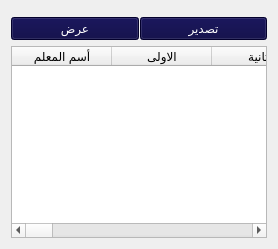
                         <widget class="QWidget" name="tab_239">
                          <attribute name="title">
                           <string>عرض جدول الحصص</string>
                          </attribute>
                          <layout class="QGridLayout" name="gridLayout_15">
                           <item row="0" column="0">
                            <layout class="QVBoxLayout" name="verticalLayout_18">
                             <item>
                              <layout class="QHBoxLayout" name="horizontalLayout_13">
                               <property name="spacing">
                                <number>1</number>
                               </property>
                               <property name="leftMargin">
                                <number>0</number>
                               </property>
                               <property name="topMargin">
                                <number>6</number>
                               </property>
                               <property name="rightMargin">
                                <number>0</number>
                               </property>
                               <property name="bottomMargin">
                                <number>0</number>
                               </property>
                               <item>
                                <widget class="QPushButton" name="btnShowScheduleTeachers">
                                 <property name="maximumSize">
                                  <size>
                                   <width>130</width>
                                   <height>50</height>
                                  </size>
                                 </property>
                                 <property name="layoutDirection">
                                  <enum>Qt::LeftToRight</enum>
                                 </property>
                                 <property name="styleSheet">
                                  <string notr="true">background-color:rgb(4, 0, 62);
color:rgb(255, 255, 255);
font: 15pt &quot;PT Bold Heading&quot;;</string>
                                 </property>
                                 <property name="text">
                                  <string>عرض</string>
                                 </property>
                                 <property name="icon">
                                  <iconset>
                                   <normaloff>icons/بحث.svg</normaloff>icons/بحث.svg</iconset>
                                 </property>
                                 <property name="iconSize">
                                  <size>
                                   <width>30</width>
                                   <height>30</height>
                                  </size>
                                 </property>
                                </widget>
                               </item>
                               <item>
                                <widget class="QPushButton" name="btnReportAddNewTeacherSchedule">
                                 <property name="styleSheet">
                                  <string notr="true">background-color:rgb(4, 0, 62);
color:rgb(255, 255, 255);
font: 15pt &quot;PT Bold Heading&quot;;</string>
                                 </property>
                                 <property name="text">
                                  <string>تصدير</string>
                                 </property>
                                </widget>
                               </item>
                              </layout>
                             </item>
                             <item>
                              <layout class="QHBoxLayout" name="horizontalLayout_14">
                               <item>
                                <widget class="QTableWidget" name="tblShowScheduleTeachers">
                                 <property name="maximumSize">
                                  <size>
                                   <width>980</width>
                                   <height>250</height>
                                  </size>
                                 </property>
                                 <property name="styleSheet">
                                  <string notr="true">QTableWidget {
    background-color: #FFFFFF;
    alternate-background-color:rgb(0, 0, 0);
    font: 9pt &quot;PT Bold Heading&quot;;
    font-weight: bold;
 color:rgb(0, 0, 0)
}

 background-color: qlineargradient(spread:pad, x1:0.964478, y1:0.193, x2:1, y2:0, stop:0 rgba(191, 194, 181, 255), stop:1 rgba(255, 255, 255, 255));
color:rgb(0, 0, 0);</string>
                                 </property>
                                 <column>
                                  <property name="text">
                                   <string>أسم المعلم</string>
                                  </property>
                                 </column>
                                 <column>
                                  <property name="text">
                                   <string>الاولى</string>
                                  </property>
                                 </column>
                                 <column>
                                  <property name="text">
                                   <string>الثانية</string>
                                  </property>
                                 </column>
                                 <column>
                                  <property name="text">
                                   <string>الثانية</string>
                                  </property>
                                 </column>
                                 <column>
                                  <property name="text">
                                   <string>الرابعة</string>
                                  </property>
                                 </column>
                                 <column>
                                  <property name="text">
                                   <string>الخامسة</string>
                                  </property>
                                 </column>
                                 <column>
                                  <property name="text">
                                   <string>السادسة</string>
                                  </property>
                                 </column>
                                 <column>
                                  <property name="text">
                                   <string>السابعة</string>
                                  </property>
                                 </column>
                                 <column>
                                  <property name="text">
                                   <string>الاولى</string>
                                  </property>
                                 </column>
                                 <column>
                                  <property name="text">
                                   <string>الثانية</string>
                                  </property>
                                 </column>
                                 <column>
                                  <property name="text">
                                   <string>الثالثة</string>
                                  </property>
                                 </column>
                                 <column>
                                  <property name="text">
                                   <string>الرابعة</string>
                                  </property>
                                 </column>
                                 <column>
                                  <property name="text">
                                   <string>الخامسة</string>
                                  </property>
                                 </column>
                                 <column>
                                  <property name="text">
                                   <string>السادسة</string>
                                  </property>
                                 </column>
                                 <column>
                                  <property name="text">
                                   <string>السابعة</string>
                                  </property>
                                 </column>
                                 <column>
                                  <property name="text">
                                   <string>الاولى</string>
                                  </property>
                                 </column>
                                 <column>
                                  <property name="text">
                                   <string>الثانية</string>
                                  </property>
                                 </column>
                                 <column>
                                  <property name="text">
                                   <string>الثالثة</string>
                                  </property>
                                 </column>
                                 <column>
                                  <property name="text">
                                   <string>الرابعة</string>
                                  </property>
                                 </column>
                                 <column>
                                  <property name="text">
                                   <string>الخامسة</string>
                                  </property>
                                 </column>
                                 <column>
                                  <property name="text">
                                   <string>السادسة</string>
                                  </property>
                                 </column>
                                 <column>
                                  <property name="text">
                                   <string>السابعة</string>
                                  </property>
                                 </column>
                                 <column>
                                  <property name="text">
                                   <string>الاولى</string>
                                  </property>
                                 </column>
                                 <column>
                                  <property name="text">
                                   <string>الثانية</string>
                                  </property>
                                 </column>
                                 <column>
                                  <property name="text">
                                   <string>الثالثة</string>
                                  </property>
                                 </column>
                                 <column>
                                  <property name="text">
                                   <string>الرابعة</string>
                                  </property>
                                 </column>
                                 <column>
                                  <property name="text">
                                   <string>الخامسة</string>
                                  </property>
                                 </column>
                                 <column>
                                  <property name="text">
                                   <string>السادسة</string>
                                  </property>
                                 </column>
                                 <column>
                                  <property name="text">
                                   <string>السابعة</string>
                                  </property>
                                 </column>
                                 <column>
                                  <property name="text">
                                   <string>الاولى</string>
                                  </property>
                                 </column>
                                 <column>
                                  <property name="text">
                                   <string>الثانية</string>
                                  </property>
                                 </column>
                                 <column>
                                  <property name="text">
                                   <string>الثالثة</string>
                                  </property>
                                 </column>
                                 <column>
                                  <property name="text">
                                   <string>الرابعة</string>
                                  </property>
                                 </column>
                                 <column>
                                  <property name="text">
                                   <string>الخامسة</string>
                                  </property>
                                 </column>
                                 <column>
                                  <property name="text">
                                   <string>السادسة</string>
                                  </property>
                                 </column>
                                 <column>
                                  <property name="text">
                                   <string>السابعة</string>
                                  </property>
                                 </column>
                                 <column>
                                  <property name="text">
                                   <string>الاولى</string>
                                  </property>
                                 </column>
                                 <column>
                                  <property name="text">
                                   <string>الثانية</string>
                                  </property>
                                 </column>
                                 <column>
                                  <property name="text">
                                   <string>الثالثة</string>
                                  </property>
                                 </column>
                                 <column>
                                  <property name="text">
                                   <string>الرابعة</string>
                                  </property>
                                 </column>
                                 <column>
                                  <property name="text">
                                   <string>الخامسة</string>
                                  </property>
                                 </column>
                                 <column>
                                  <property name="text">
                                   <string>السادسة</string>
                                  </property>
                                 </column>
                                 <column>
                                  <property name="text">
                                   <string>السابعة</string>
                                  </property>
                                 </column>
                                </widget>
                               </item>
                              </layout>
                             </item>
                            </layout>
                           </item>
                          </layout>
                         </widget>
